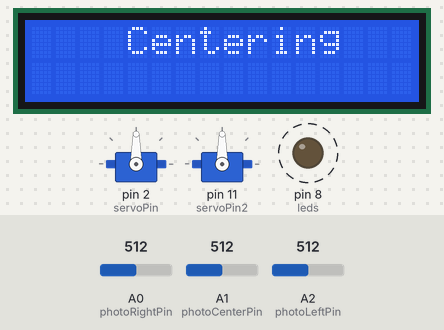
This sketch was run on a simulated Arduino Uno, built with avr-gcc and run on an emulated ATmega328P. Parts: 2 × servo, 16×2 character LCD, output pins drawn as LEDs (lit = HIGH). Dashed ring = blinking. The test bench sets the inputs (shaded band); at power-on: A0 (photoRightPin) = 512, A2 (photoLeftPin) = 512, A1 (photoCenterPin) = 512. What the sketch prints to the serial monitor is not drawn.

Above: at 1.2 s.
1.3 s: A0 (photoRightPin) set to 530
At 1.82 s:
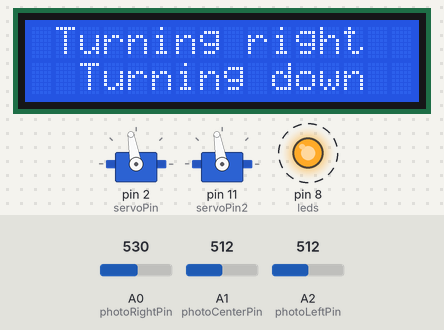
3.8 s: A2 (photoLeftPin) set to 716
At 4.32 s:
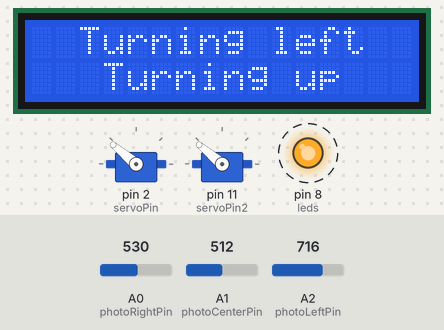
6.3 s: A2 (photoLeftPin) set to 511
At 7.65 s:
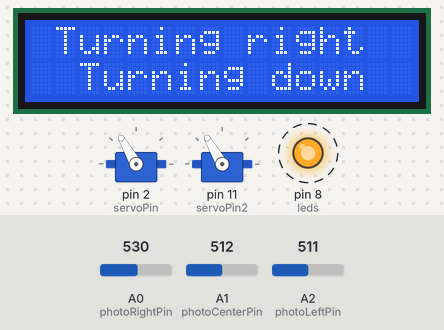
9.3 s: A1 (photoCenterPin) set to 541
At 10.15 s:
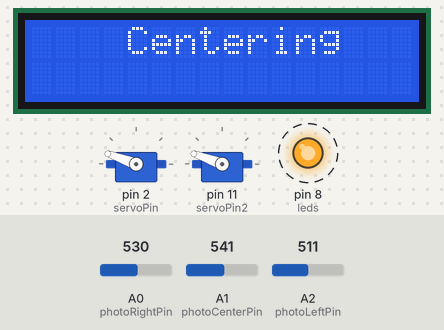
11.7 s: A1 (photoCenterPin) set to 511
At 12.65 s:
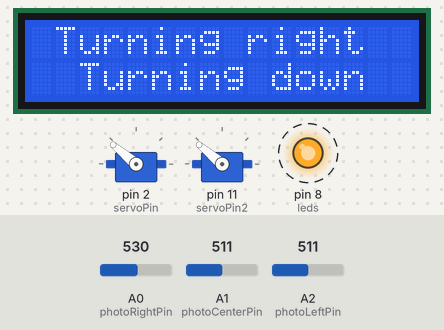
14.7 s: A2 (photoLeftPin) set to 900
At 15.57 s:
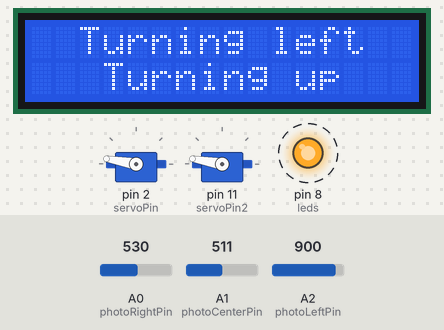
Timing chart, 0 to 21.3 s (numbered marks = the images above; inputs shaded):
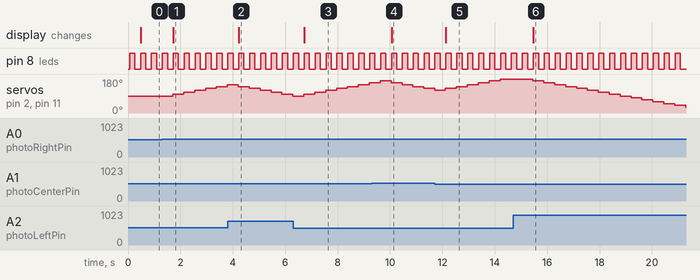

Measured:
- the behaviour switches between 512 and 513 on A0 (photoRightPin) (found by bisection; images 0 and 1)
- the behaviour switches between 529 and 530 on A1 (photoCenterPin) (found by bisection; images 3 and 4)
- after the input at 1.3 s, servo on pin 2 (servoPin), servo on pin 11 (servoPin2): moves from 90° to 150° over 2.1 s, starting after 0.41 s; the display: changes after 0.42 s (image 1)
- after the input at 3.8 s, the display: changes after 0.43 s (image 2)
- after the input at 6.3 s, the display: changes after 0.43 s (image 3)
- after the input at 9.3 s, the display: changes after 0.76 s (image 4)
- after the input at 11.7 s, the display: changes after 0.44 s (image 5)
- after the input at 14.7 s, servo on pin 2 (servoPin), servo on pin 11 (servoPin2): moves from 180° to 30° over 5.8 s, starting after 0.75 s; the display: changes after 0.77 s (image 6)

The sketch:

02_Servo_Motor.ino
```cpp
#include <Servo.h>
#include <LiquidCrystal.h>

Servo myServo;
Servo myServo2;


const int servoPin = 2;
const int servoPin2 = 11;
const int photoLeftPin = A2;  // Left photoresistor
const int photoCenterPin = A1;  // Center photoresistor
const int photoRightPin = A0;  // Right photoresistor
const int leds = 8;
const int rs = 9, en = 10, d4 = 4, d5 = 5, d6 = 6, d7 = 7;
LiquidCrystal mylcd(rs, en, d4, d5, d6, d7);

void setup()
{
  myServo.attach(servoPin);  // Attach the servo motor
  myServo2.attach(servoPin2);
  myServo.write(90);  // Start the servo at the center position
  myServo2.write(90);
  Serial.begin(9600);  // Begin serial communication for debugging
  pinMode(leds, OUTPUT);
  mylcd.begin(16, 2);
	mylcd.setCursor(5, 0);
	mylcd.print("START");
}

void loop()
{
  // Read the light values from the three photoresistors
  int lightLeft = analogRead(photoLeftPin);
  int lightCenter = analogRead(photoCenterPin);
  int lightRight = analogRead(photoRightPin);

  digitalWrite(leds, HIGH);
  delay(200);
  digitalWrite(leds, LOW);
  delay(200);
  // Print light readings for debugging
  Serial.print("Left: ");
  Serial.print(lightLeft);
  Serial.print(" | Center: ");
  Serial.print(lightCenter);
  Serial.print(" | Right: ");
  Serial.println(lightRight);

  // mylcd.clear();
 	// mylcd.setCursor(2, 0);
	// mylcd.print("Turning left");
  // mylcd.setCursor(3, 1);
	// mylcd.print("Turning up")
 	// mylcd.print(lightLeft);

  // mylcd.clear();
  // mylcd.setCursor(1, 0);
	// mylcd.print("Turning right");
	// mylcd.setCursor(2, 1);
	// mylcd.print("Turning down");

 	// mylcd.print(lightRight);
	// mylcd.setCursor(6, 1);
	// mylcd.print("C : ");
 	// mylcd.print(lightCenter);

  // Get the current servo position
  int currentPos = myServo.read();
  int currentPos2 = myServo2.read();

  // Determine which side has the most light and move the servo accordingly
  if (lightLeft > lightCenter && lightLeft > lightRight)
  {
    // Move left if the left photoresistor detects more light
    if (currentPos > 0 && currentPos2 > 0)
    {  // Make sure the servo doesn't go below 0°
      myServo.write(currentPos - 10);  // Slowly move left
      myServo2.write(currentPos2 - 10);
    }
    mylcd.clear();
 	  mylcd.setCursor(2, 0);
    mylcd.print("Turning left");
    mylcd.setCursor(3, 1);
	  mylcd.print("Turning up");
  }
  else if (lightRight > lightCenter && lightRight > lightLeft)
  {
    // Move right if the right photoresistor detects more light
    if (currentPos < 180 && currentPos2 < 180)
    {  // Make sure the servo doesn't go above 180°
      myServo.write(currentPos + 10);  // Slowly move right
      myServo2.write(currentPos2 + 10);
    }
    mylcd.clear();
    mylcd.setCursor(1, 0);
	  mylcd.print("Turning right");
	  mylcd.setCursor(2, 1);
	  mylcd.print("Turning down");
  }
  else
  {
    // Center the servo if the center photoresistor detects the most light
    if (currentPos > 90 && currentPos2 > 90)
    {
      myServo.write(currentPos - 10);  // Move toward the center
      myServo2.write(currentPos2 - 10);
    }
    else if (currentPos < 90 && currentPos2 < 90)
    {
      myServo.write(currentPos + 10);  // Move toward the center
      myServo2.write(currentPos2 + 10);
    }
    mylcd.clear();
 	  mylcd.setCursor(4, 0);
    mylcd.print("Centering");
  }
  delay(10);
}
```
